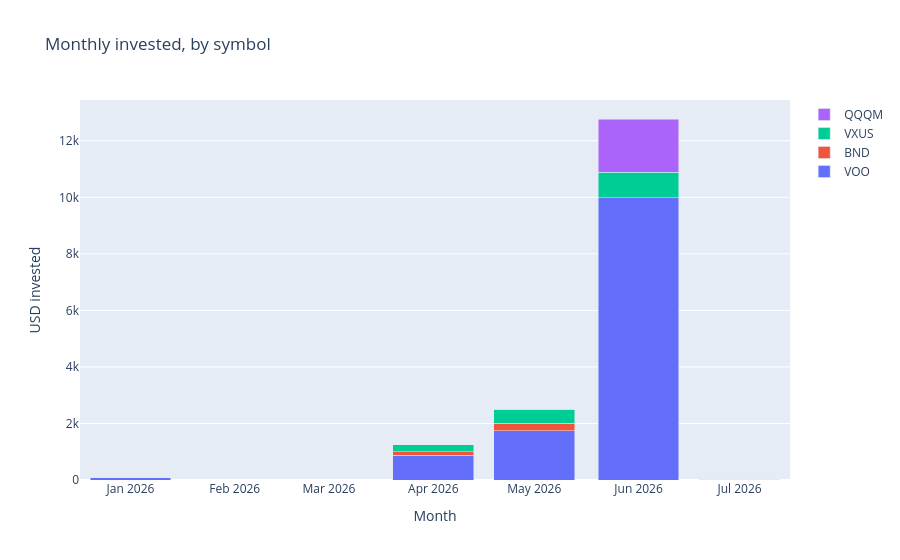

The notebook cell this image was saved under:
### Code cell
visualization.plot_monthly_invested(monthly).show()

### Figure 1 — Plotly figure (JSON) as saved in the notebook; plotly's stock layout.template omitted (floating-point values rounded to 4 significant figures)
{"data": [{"name": "VOO", "type": "bar", "x": ["2026-01", "2026-04", "2026-05", "2026-06", "2026-07"], "y": [96.06, 875.0, 1750.0, 9977.0, 18.69]}, {"name": "BND", "type": "bar", "x": ["2026-01", "2026-04", "2026-05", "2026-06", "2026-07"], "y": [0.0, 125.0, 250.3, 0.8783, 0.0]}, {"name": "VXUS", "type": "bar", "x": ["2026-01", "2026-04", "2026-05", "2026-06", "2026-07"], "y": [0.0, 250.0, 500.0, 902.4, 0.0]}, {"name": "QQQM", "type": "bar", "x": ["2026-01", "2026-04", "2026-05", "2026-06", "2026-07"], "y": [0.0, 0.0, 0.0, 1890.0, 0.0]}], "layout": {"barmode": "stack", "title": {"text": "Monthly invested, by symbol"}, "xaxis": {"title": {"text": "Month"}}, "yaxis": {"title": {"text": "USD invested"}}}}
